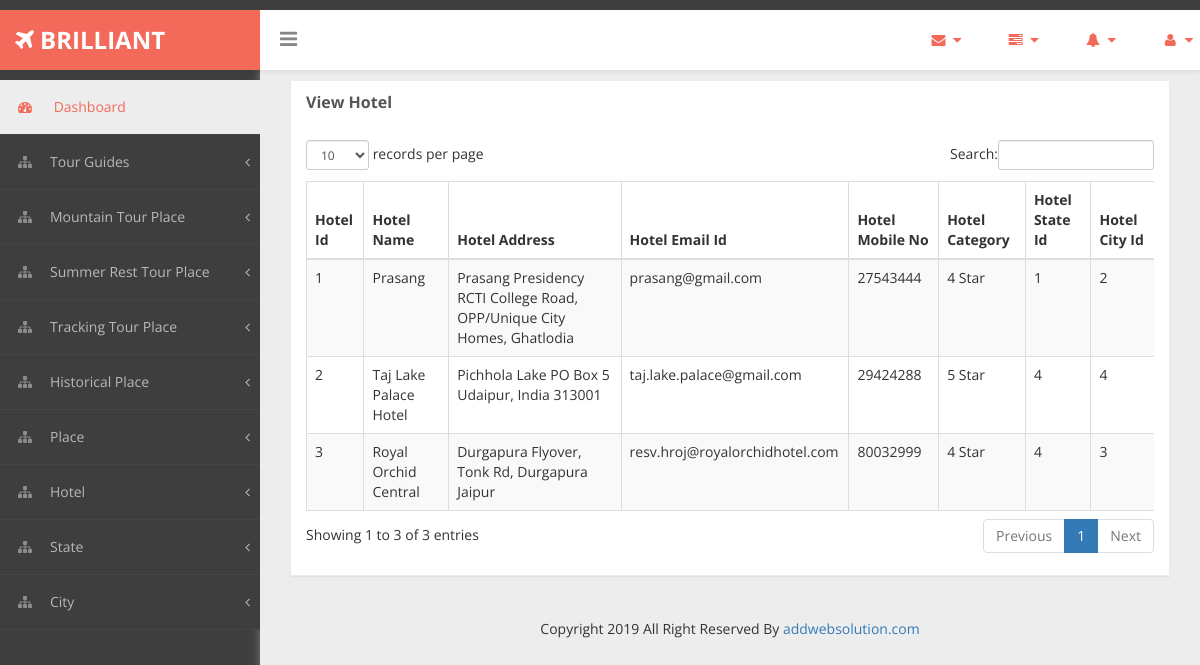
/Admin/viewhotel.php, run on the app's committed database.
### tables this page shows
CREATE TABLE `Hotels` (
  `hotel_id` int(10) NOT NULL,
  `hotel_image` varchar(70) DEFAULT NULL,
  `hotel_name` varchar(70) NOT NULL,
  `hotel_address` varchar(100) NOT NULL,
  `hotel_email_id` varchar(70) NOT NULL,
  `hotel_mobile_no` int(16) NOT NULL,
  `hotel_category` varchar(20) NOT NULL,
  `c_id` int(10) NOT NULL,
  `s_id` int(10) NOT NULL
);

### Admin/viewhotel.php (the view, shortened to what this page needs)
<?php
include_once("header.php");
include_once("database.php");
?>
<!DOCTYPE html>
<html xmlns="http://www.w3.org/1999/xhtml">
<head>
    <link href="assets/css/bootstrap.css" rel="stylesheet" />
    <link href="assets/css/font-awesome.css" rel="stylesheet" />
    <link href="assets/css/custom-styles.css" rel="stylesheet" />
    <link href="assets/js/dataTables/dataTables.bootstrap.css" rel="stylesheet" />
</head>
<body>
    <div id="wrapper">
        <div id="page-wrapper" >
            <div id="page-inner">
                <div class="row">
                    <div class="col-md-12">
                        <div class="panel panel-default">
                            <div class="panel-heading">
                                View Hotel
                            </div>
                            <div class="panel-body">
                                <div class="table-responsive">
                                    <table class="table table-striped table-bordered table-hover" id="dataTables-example">
                                        <thead>
                                            <tr>
                                                <th>Hotel Id</th>
                                                <th>Hotel Name</th>
                                                <th>Hotel Address</th>
                                                <th>Hotel Email Id</th>
                                                <th>Hotel Mobile No</th>
                                                <th>Hotel Category</th>
                                                <th>Hotel State Id</th>
                                                <th>Hotel City Id</th>
                                            </tr>
                                        </thead>
                                        <tbody>
                                            <?php
                                                $sql=$con->prepare("SELECT * From Hotels");
                                                $sql->execute();
                                                $rs=$sql->get_result();
                                                while($row=$rs->fetch_assoc())
                                                {
                                            ?>
                                                    <tr class="odd gradeX">
                                                        <td><?php echo $row['hotel_id']; ?></td>
                                                        <td><?php echo $row['hotel_name']; ?></td>
                                                        <td><?php echo $row['hotel_address']; ?></td>
                                                        <td><?php echo $row['hotel_email_id']; ?></td>
                                                        <td><?php echo $row['hotel_mobile_no']; ?></td>
                                                        <td><?php echo $row['hotel_category']; ?></td>
                                                        <td><?php echo $row['s_id']; ?></td>
                                                        <td><?php echo $row['c_id']; ?></td>
                                                    </tr>
                                            <?php
                                                }
                                            ?>
                                    </table>
                                </div>
                            </div>
                        </div>
                    </div>
                </div>
                <?php include_once("footer.php"); ?>
            </div>
        </div>
    </div>
</body>
</html>

### Admin/assets/css/custom-styles.css (style rules this page uses)
body { font-family: 'Open Sans', sans-serif; background: #3E3E3E; }
#wrapper { width: 100%; }
#page-wrapper { padding: 15px 15px; min-height: 200px; background: #EDEDED; }
#page-inner { width:100%; margin:10px 20px 10px 0px; background-color:transparent; padding: 15px 30px; min-height:1000px; }
.panel { border-radius:0px; }
#page-wrapper { position: relative; top: 55px; box-shadow: 0 0 10px #757575; -moz-box-shadow: 0 0 10px #757575; -webkit-box-shadow: 0 0 10px #757575; }
.panel-default { border-color: #ECECEC; }
.panel-default > .panel-heading { color: #555; border-color: #FFF; font-weight:bold;background: #FFFFFF; font-size: 16px; text-shadow: none; }
.panel-heading { border-bottom: 1px solid transparent; border-top-left-radius: 3px; border-top-right-radius: 3px; }
@media (min-width:768px) { #page-wrapper { margin: 0 0 0 260px; padding: 0; min-height: 1200px; } }

### data on the page
hotels: hotel_id "1", hotel_name "Prasang", hotel_address "Prasang Presidency RCTI College Road, OPP/Unique City Homes, Ghatlodia", hotel_email "prasang@gmail.com", hotel_mobile_no "27543444", hotel_category "4 Star", s "1", c "2"
hotels: hotel_id "2", hotel_name "Taj Lake Palace Hotel", hotel_address "Pichhola Lake PO Box 5 Udaipur, India 313001", hotel_email "taj.lake.palace@gmail.com", hotel_mobile_no "29424288", hotel_category "5 Star", s "4", c "4"
hotels: hotel_id "3", hotel_name "Royal Orchid Central", hotel_address "Durgapura Flyover, Tonk Rd, Durgapura Jaipur", hotel_email "resv.hroj@royalorchidhotel.com", hotel_mobile_no "80032999", hotel_category "4 Star", s "4", c "3"
